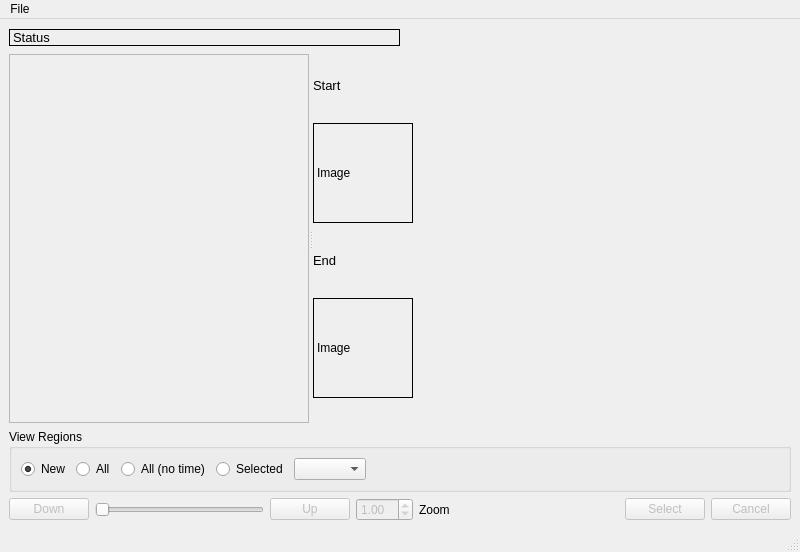
<?xml version="1.0" encoding="UTF-8"?>
<ui version="4.0">
 <class>VideoDemo</class>
 <widget class="QMainWindow" name="VideoDemo">
  <property name="geometry">
   <rect>
    <x>0</x>
    <y>0</y>
    <width>800</width>
    <height>552</height>
   </rect>
  </property>
  <property name="windowTitle">
   <string>Video Deomostration</string>
  </property>
  <widget class="QWidget" name="centralwidget">
   <layout class="QVBoxLayout" name="verticalLayout_3">
    <item>
     <layout class="QHBoxLayout" name="horizontalLayout_2">
      <item>
       <widget class="QLabel" name="_timeStatusLabel">
        <property name="sizePolicy">
         <sizepolicy hsizetype="Expanding" vsizetype="Fixed">
          <horstretch>0</horstretch>
          <verstretch>0</verstretch>
         </sizepolicy>
        </property>
        <property name="sizeIncrement">
         <size>
          <width>3</width>
          <height>0</height>
         </size>
        </property>
        <property name="baseSize">
         <size>
          <width>3</width>
          <height>0</height>
         </size>
        </property>
        <property name="font">
         <font>
          <pointsize>10</pointsize>
         </font>
        </property>
        <property name="frameShape">
         <enum>QFrame::Box</enum>
        </property>
        <property name="text">
         <string>Status</string>
        </property>
       </widget>
      </item>
      <item>
       <spacer name="horizontalSpacer_2">
        <property name="orientation">
         <enum>Qt::Horizontal</enum>
        </property>
        <property name="sizeHint" stdset="0">
         <size>
          <width>40</width>
          <height>20</height>
         </size>
        </property>
       </spacer>
      </item>
     </layout>
    </item>
    <item>
     <widget class="QSplitter" name="splitter">
      <property name="orientation">
       <enum>Qt::Horizontal</enum>
      </property>
      <widget class="QScrollArea" name="_scrollArea">
       <property name="minimumSize">
        <size>
         <width>300</width>
         <height>300</height>
        </size>
       </property>
       <property name="widgetResizable">
        <bool>true</bool>
       </property>
       <widget class="QWidget" name="scrollAreaWidgetContents">
        <property name="geometry">
         <rect>
          <x>0</x>
          <y>0</y>
          <width>298</width>
          <height>298</height>
         </rect>
        </property>
       </widget>
      </widget>
      <widget class="QWidget" name="layoutWidget">
       <layout class="QVBoxLayout" name="verticalLayout">
        <item>
         <widget class="QLabel" name="_startLabel">
          <property name="sizePolicy">
           <sizepolicy hsizetype="Expanding" vsizetype="Fixed">
            <horstretch>0</horstretch>
            <verstretch>0</verstretch>
           </sizepolicy>
          </property>
          <property name="font">
           <font>
            <pointsize>10</pointsize>
           </font>
          </property>
          <property name="text">
           <string>Start</string>
          </property>
         </widget>
        </item>
        <item>
         <widget class="QLabel" name="_startImageLabel">
          <property name="sizePolicy">
           <sizepolicy hsizetype="Fixed" vsizetype="Fixed">
            <horstretch>0</horstretch>
            <verstretch>0</verstretch>
           </sizepolicy>
          </property>
          <property name="minimumSize">
           <size>
            <width>100</width>
            <height>100</height>
           </size>
          </property>
          <property name="frameShape">
           <enum>QFrame::Box</enum>
          </property>
          <property name="text">
           <string>Image</string>
          </property>
         </widget>
        </item>
        <item>
         <widget class="QLabel" name="_endLabel">
          <property name="sizePolicy">
           <sizepolicy hsizetype="Expanding" vsizetype="Fixed">
            <horstretch>0</horstretch>
            <verstretch>0</verstretch>
           </sizepolicy>
          </property>
          <property name="font">
           <font>
            <pointsize>10</pointsize>
           </font>
          </property>
          <property name="text">
           <string>End</string>
          </property>
         </widget>
        </item>
        <item>
         <widget class="QLabel" name="_endImageLabel">
          <property name="sizePolicy">
           <sizepolicy hsizetype="Fixed" vsizetype="Fixed">
            <horstretch>0</horstretch>
            <verstretch>0</verstretch>
           </sizepolicy>
          </property>
          <property name="minimumSize">
           <size>
            <width>100</width>
            <height>100</height>
           </size>
          </property>
          <property name="frameShape">
           <enum>QFrame::Box</enum>
          </property>
          <property name="text">
           <string>Image</string>
          </property>
         </widget>
        </item>
       </layout>
      </widget>
     </widget>
    </item>
    <item>
     <widget class="QGroupBox" name="_regionsGroupBox">
      <property name="sizePolicy">
       <sizepolicy hsizetype="Preferred" vsizetype="Fixed">
        <horstretch>0</horstretch>
        <verstretch>0</verstretch>
       </sizepolicy>
      </property>
      <property name="title">
       <string>View Regions</string>
      </property>
      <layout class="QVBoxLayout" name="verticalLayout_2">
       <item>
        <layout class="QHBoxLayout" name="horizontalLayout_3">
         <item>
          <widget class="QRadioButton" name="_newButton">
           <property name="text">
            <string>New</string>
           </property>
           <property name="checked">
            <bool>true</bool>
           </property>
           <attribute name="buttonGroup">
            <string notr="true">_regionsButtonGroup</string>
           </attribute>
          </widget>
         </item>
         <item>
          <widget class="QRadioButton" name="_allButton">
           <property name="text">
            <string>All</string>
           </property>
           <attribute name="buttonGroup">
            <string notr="true">_regionsButtonGroup</string>
           </attribute>
          </widget>
         </item>
         <item>
          <widget class="QRadioButton" name="_allNoTimeButton">
           <property name="text">
            <string>All (no time)</string>
           </property>
           <attribute name="buttonGroup">
            <string notr="true">_regionsButtonGroup</string>
           </attribute>
          </widget>
         </item>
         <item>
          <widget class="QRadioButton" name="_selectedButton">
           <property name="text">
            <string>Selected</string>
           </property>
           <attribute name="buttonGroup">
            <string notr="true">_regionsButtonGroup</string>
           </attribute>
          </widget>
         </item>
         <item>
          <widget class="QComboBox" name="_regionComboBox"/>
         </item>
         <item>
          <spacer name="horizontalSpacer_3">
           <property name="orientation">
            <enum>Qt::Horizontal</enum>
           </property>
           <property name="sizeHint" stdset="0">
            <size>
             <width>40</width>
             <height>20</height>
            </size>
           </property>
          </spacer>
         </item>
        </layout>
       </item>
      </layout>
     </widget>
    </item>
    <item>
     <layout class="QHBoxLayout" name="horizontalLayout">
      <item>
       <widget class="QPushButton" name="_downButton">
        <property name="enabled">
         <bool>false</bool>
        </property>
        <property name="text">
         <string>Down</string>
        </property>
       </widget>
      </item>
      <item>
       <widget class="QSlider" name="_imageSlider">
        <property name="enabled">
         <bool>false</bool>
        </property>
        <property name="maximum">
         <number>0</number>
        </property>
        <property name="orientation">
         <enum>Qt::Horizontal</enum>
        </property>
       </widget>
      </item>
      <item>
       <widget class="QPushButton" name="_upButton">
        <property name="enabled">
         <bool>false</bool>
        </property>
        <property name="text">
         <string>Up</string>
        </property>
       </widget>
      </item>
      <item>
       <widget class="QDoubleSpinBox" name="_zoomSpinBox">
        <property name="enabled">
         <bool>false</bool>
        </property>
        <property name="decimals">
         <number>2</number>
        </property>
        <property name="minimum">
         <double>0.100000000000000</double>
        </property>
        <property name="maximum">
         <double>10.000000000000000</double>
        </property>
        <property name="singleStep">
         <double>0.100000000000000</double>
        </property>
        <property name="value">
         <double>1.000000000000000</double>
        </property>
       </widget>
      </item>
      <item>
       <widget class="QLabel" name="label_2">
        <property name="text">
         <string>Zoom</string>
        </property>
       </widget>
      </item>
      <item>
       <spacer name="horizontalSpacer">
        <property name="orientation">
         <enum>Qt::Horizontal</enum>
        </property>
        <property name="sizeHint" stdset="0">
         <size>
          <width>40</width>
          <height>20</height>
         </size>
        </property>
       </spacer>
      </item>
      <item>
       <widget class="QPushButton" name="_selectButton">
        <property name="enabled">
         <bool>false</bool>
        </property>
        <property name="text">
         <string>Select</string>
        </property>
       </widget>
      </item>
      <item>
       <widget class="QPushButton" name="_cancelButton">
        <property name="enabled">
         <bool>false</bool>
        </property>
        <property name="text">
         <string>Cancel</string>
        </property>
       </widget>
      </item>
     </layout>
    </item>
   </layout>
  </widget>
  <widget class="QMenuBar" name="menubar">
   <property name="geometry">
    <rect>
     <x>0</x>
     <y>0</y>
     <width>800</width>
     <height>31</height>
    </rect>
   </property>
   <widget class="QMenu" name="menuOpen">
    <property name="title">
     <string>File</string>
    </property>
    <addaction name="_actionOpen"/>
    <addaction name="_actionQuit"/>
    <addaction name="separator"/>
    <addaction name="_actionSet_Frame_Rate"/>
    <addaction name="_actionSet_Sampeling_Rate"/>
   </widget>
   <addaction name="menuOpen"/>
  </widget>
  <widget class="QStatusBar" name="statusbar"/>
  <action name="_actionQuit">
   <property name="text">
    <string>Quit</string>
   </property>
  </action>
  <action name="_actionOpen">
   <property name="text">
    <string>Open</string>
   </property>
  </action>
  <action name="_actionSet_Frame_Rate">
   <property name="enabled">
    <bool>true</bool>
   </property>
   <property name="text">
    <string>Set Frame Rate</string>
   </property>
  </action>
  <action name="_actionSet_Sampeling_Rate">
   <property name="text">
    <string>Set Sampeling Rate</string>
   </property>
  </action>
 </widget>
 <resources/>
 <connections>
  <connection>
   <sender>_actionQuit</sender>
   <signal>triggered()</signal>
   <receiver>VideoDemo</receiver>
   <slot>close()</slot>
   <hints>
    <hint type="sourcelabel">
     <x>-1</x>
     <y>-1</y>
    </hint>
    <hint type="destinationlabel">
     <x>399</x>
     <y>299</y>
    </hint>
   </hints>
  </connection>
  <connection>
   <sender>_actionOpen</sender>
   <signal>triggered()</signal>
   <receiver>VideoDemo</receiver>
   <slot>open_file()</slot>
   <hints>
    <hint type="sourcelabel">
     <x>-1</x>
     <y>-1</y>
    </hint>
    <hint type="destinationlabel">
     <x>399</x>
     <y>299</y>
    </hint>
   </hints>
  </connection>
  <connection>
   <sender>_zoomSpinBox</sender>
   <signal>valueChanged(double)</signal>
   <receiver>VideoDemo</receiver>
   <slot>zoom_changed()</slot>
   <hints>
    <hint type="sourcelabel">
     <x>756</x>
     <y>543</y>
    </hint>
    <hint type="destinationlabel">
     <x>399</x>
     <y>299</y>
    </hint>
   </hints>
  </connection>
  <connection>
   <sender>_upButton</sender>
   <signal>clicked()</signal>
   <receiver>VideoDemo</receiver>
   <slot>frame_forward()</slot>
   <hints>
    <hint type="sourcelabel">
     <x>396</x>
     <y>538</y>
    </hint>
    <hint type="destinationlabel">
     <x>399</x>
     <y>299</y>
    </hint>
   </hints>
  </connection>
  <connection>
   <sender>_downButton</sender>
   <signal>clicked()</signal>
   <receiver>VideoDemo</receiver>
   <slot>frame_backward()</slot>
   <hints>
    <hint type="sourcelabel">
     <x>69</x>
     <y>538</y>
    </hint>
    <hint type="destinationlabel">
     <x>399</x>
     <y>299</y>
    </hint>
   </hints>
  </connection>
  <connection>
   <sender>_imageSlider</sender>
   <signal>sliderMoved(int)</signal>
   <receiver>VideoDemo</receiver>
   <slot>frame_jump()</slot>
   <hints>
    <hint type="sourcelabel">
     <x>188</x>
     <y>538</y>
    </hint>
    <hint type="destinationlabel">
     <x>399</x>
     <y>299</y>
    </hint>
   </hints>
  </connection>
  <connection>
   <sender>_selectButton</sender>
   <signal>clicked()</signal>
   <receiver>VideoDemo</receiver>
   <slot>select_region()</slot>
   <hints>
    <hint type="sourcelabel">
     <x>729</x>
     <y>408</y>
    </hint>
    <hint type="destinationlabel">
     <x>399</x>
     <y>234</y>
    </hint>
   </hints>
  </connection>
  <connection>
   <sender>_actionSet_Frame_Rate</sender>
   <signal>triggered()</signal>
   <receiver>VideoDemo</receiver>
   <slot>set_frame_rate()</slot>
   <hints>
    <hint type="sourcelabel">
     <x>-1</x>
     <y>-1</y>
    </hint>
    <hint type="destinationlabel">
     <x>399</x>
     <y>234</y>
    </hint>
   </hints>
  </connection>
  <connection>
   <sender>_actionSet_Sampeling_Rate</sender>
   <signal>triggered()</signal>
   <receiver>VideoDemo</receiver>
   <slot>set_sampeling_rate()</slot>
   <hints>
    <hint type="sourcelabel">
     <x>-1</x>
     <y>-1</y>
    </hint>
    <hint type="destinationlabel">
     <x>399</x>
     <y>234</y>
    </hint>
   </hints>
  </connection>
  <connection>
   <sender>_cancelButton</sender>
   <signal>clicked()</signal>
   <receiver>VideoDemo</receiver>
   <slot>reset_enter_region()</slot>
   <hints>
    <hint type="sourcelabel">
     <x>729</x>
     <y>408</y>
    </hint>
    <hint type="destinationlabel">
     <x>399</x>
     <y>234</y>
    </hint>
   </hints>
  </connection>
  <connection>
   <sender>_regionsButtonGroup</sender>
   <signal>buttonToggled(int,bool)</signal>
   <receiver>VideoDemo</receiver>
   <slot>region_display_mode()</slot>
   <hints>
    <hint type="sourcelabel">
     <x>-1</x>
     <y>-1</y>
    </hint>
    <hint type="destinationlabel">
     <x>399</x>
     <y>275</y>
    </hint>
   </hints>
  </connection>
  <connection>
   <sender>_regionComboBox</sender>
   <signal>currentIndexChanged(int)</signal>
   <receiver>VideoDemo</receiver>
   <slot>region_combobox_changed()</slot>
   <hints>
    <hint type="sourcelabel">
     <x>439</x>
     <y>436</y>
    </hint>
    <hint type="destinationlabel">
     <x>399</x>
     <y>275</y>
    </hint>
   </hints>
  </connection>
 </connections>
 <buttongroups>
  <buttongroup name="_regionsButtonGroup"/>
 </buttongroups>
</ui>
